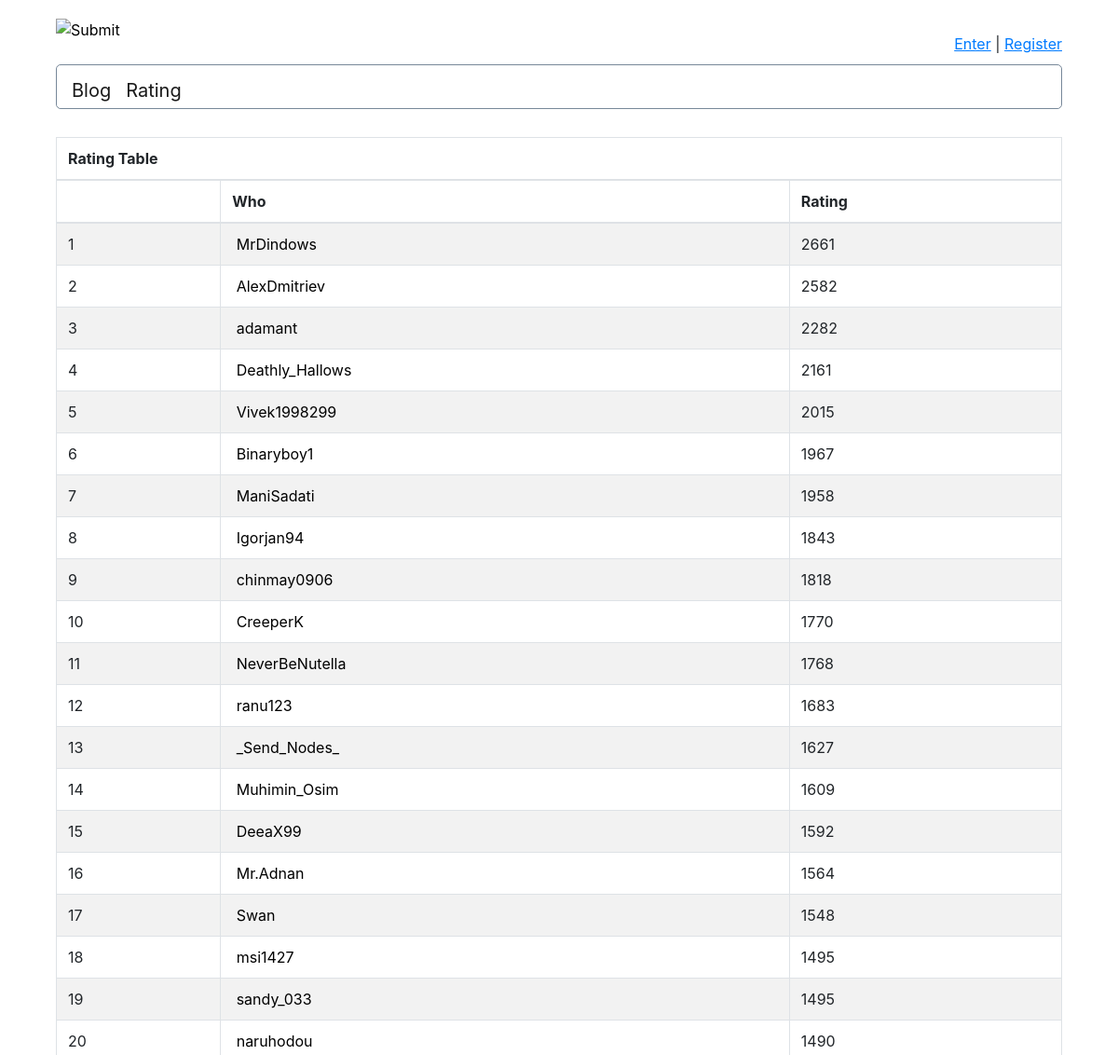
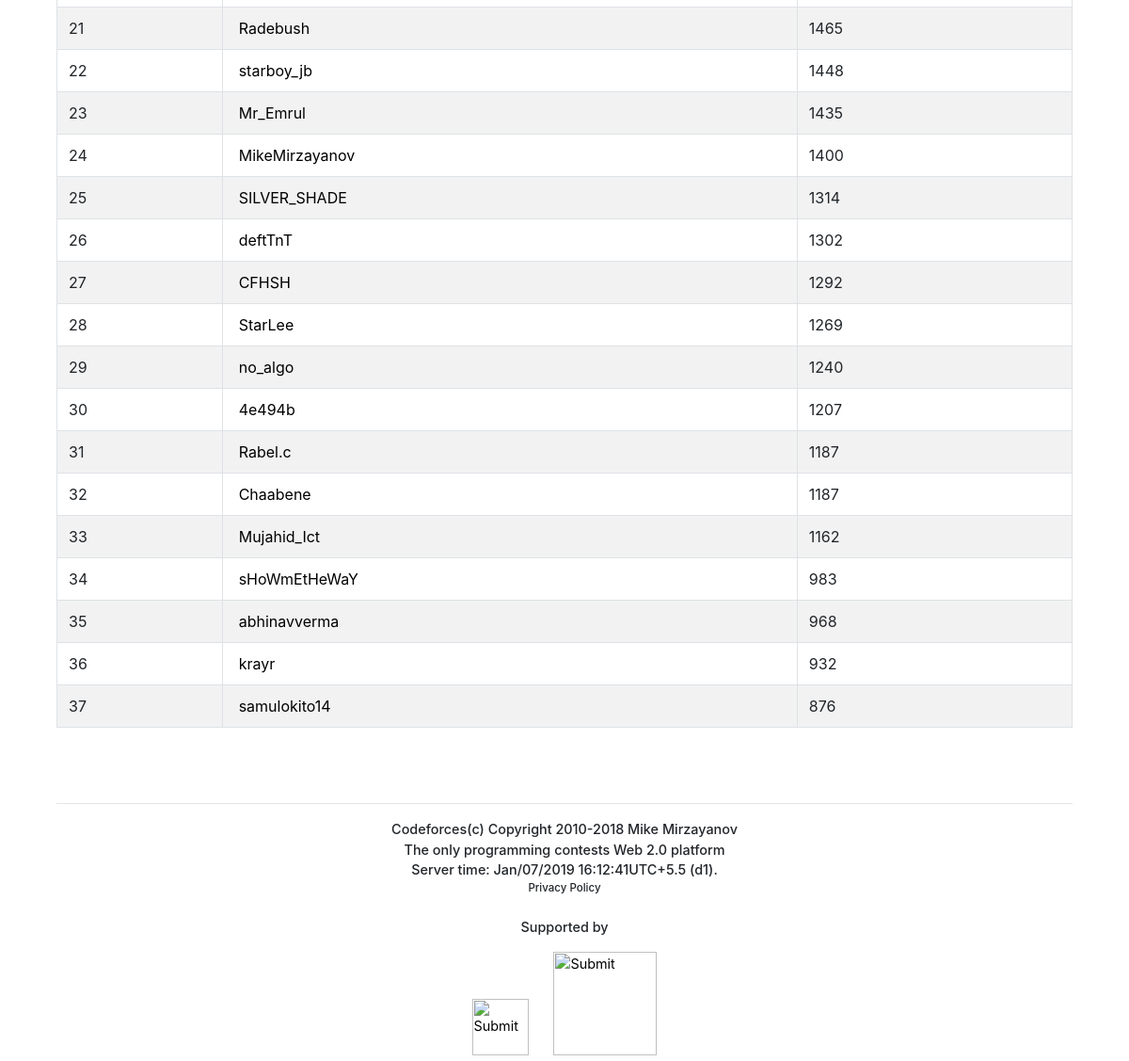
/rating/, run on the app's committed database (2 pictures, top to bottom).
### blog/models.py (models this page shows, shortened)
class User(models.Model):
    username = models.CharField(max_length=50, unique=True)
    password = models.CharField(max_length=256)
    name = models.CharField(default="",max_length=50, null=True, blank=True)
    country = CountryField(default="", null=True, blank=True)
    contribution = models.IntegerField(default=0, null=True, blank=True)
    rating = models.IntegerField(default=0, null=True, blank=True)
    profilePhoto = models.ImageField(default="https://userpic.codeforces.com/no-avatar.jpg", blank=True, null=True,   #optional in both form and db
                                     upload_to="profilePhoto/%Y/%m/%D/")

### rating/views.py (the view)
# urls.py: path('', views.index, name='index'),
def index(request):
    user = None
    if 'memberId' in request.session:
        user = User.objects.get(id=request.session['memberId'])
    print(user)
    userListNotModified = User.objects.all().order_by('-rating')
    template = loader.get_template('rating/index.html')
    userList=[]
    count=0
    class UserWithIndex:
        count=0
    for x in userListNotModified:
        count+=1
        temp = UserWithIndex()
        temp.count = count
        temp.obj=x
        userList.append(temp)
    context = {
        'userList': userList,
        'user': user,
    }
    return HttpResponse(template.render(context, request))

### blog/templatetags/blogFilters.py (called while the page is built)
@register.filter
def userColorClass(user):
    if user is None:
        return ""
    if user.rating <= 0:
        return "UserBlack"
    elif user.rating < 1200:
        return "UserGray"
    elif user.rating < 1400:
        return "UserGreen"
    elif user.rating < 1600:
        return "UserCyan"
    elif user.rating < 1900:
        return "UserBlue"
    elif user.rating < 2100:
        return "UserPurple"
    elif user.rating < 2300:
        return "UserOrange"
    elif user.rating < 2400:
        return "UserOrangeRed"
    elif user.rating < 2600:
        return "UserLightRed"
    elif user.rating < 3000:
        return "UserRed"
    else:
        return "UserDarkRed"

### rating/templates/rating/index.html (shortened to what this page needs)
<head>
    <link rel="stylesheet" href="https://stackpath.bootstrapcdn.com/bootstrap/4.2.1/css/bootstrap.min.css">
    {% load static %}
    <link rel="stylesheet" type="text/css" href="{% static 'blog/style.css' %}">
</head>
{% load blogFilters %}
<div class="Page">
    <div class="row">
        <div class="col-auto Logo" align="center">
            <input type="image" src="https://st.codeforces.com/s/88434/images/ny-codeforces-logo-with-telegram.png"/>
        </div>
        <div class="col" align="center">
            {% if user %}
                <span class="Links"><a href="/userprofile/{{ user.username }}/"><div class="{{ user|userColorClass }}"><u>{{ user.username }}</u></div></a>&nbsp|&nbsp<a href="/entry/logout"><u>Logout</u></a></span>
            {% else %}
            <span class="Links"><a href="/entry/login"><u>Enter</u></a>&nbsp|&nbsp<a href="/entry/register"><u>Register</u></a></span>
            {%  endif %}
        </div>
    </div>
    <nav class="navbar navbar-expand-lg navbar-light BorderNav">
      <a class="navbar-brand" href="/blog/">Blog</a>
        <a class="navbar-brand" href="/rating/">Rating</a>
    </nav>
    {%  if userList %}
        <table class="table table-striped table-bordered">
            <thead>
                <tr>
                    <th scope="col" colspan="3">Rating Table</th>
                </tr>
                <tr>
                    <th scope="col"> </th>
                    <th scope="col">Who</th>
                    <th scope="col">Rating</th>
                </tr>
            </thead>
            <tbody>
                {%  for user in userList %}
                    <tr>
                        <td>{{ user.count }}</td>
                        <td> <a href="/userprofile/{{ user.obj.username }}" class="RatingLinks"><span class="{{ user.obj|userColorClass }}">{{ user.obj.username }}</span></a></td>
                        <td>{{ user.obj.rating }}</td>
                    </tr>
                {% endfor %}
            </tbody>
        </table>
    {% else %}
        <p>No user Present</p>
    {% endif %}
    <br><br>
    <hr>
    <footer class="Footer">
        Codeforces(c) Copyright 2010-2018 Mike Mirzayanov<br>
        The only programming contests Web 2.0 platform<br>
        Server time: Jan/07/2019 16:12:41UTC+5.5 (d1).<br>
        <span style="font-size: 0.8em">Privacy Policy</span><br><br>
        <p>Supported by</p>
        <input type="image" src="https://st.codeforces.com/s/88434/images/telegram-100x100.png" width="60" />
        <input type="image" src="https://st.codeforces.com/s/88434/images/itmo_small_en-logo.png" width="110" />
    </footer>
</div>

### staticfiles/blog/style.css (style rules this page uses)
.Page { padding-top: 20px; padding-left: 5%; padding-right: 5%; max-width: 1350px; margin-left:auto; margin-right: auto; }
.Links { display: flex; justify-content: flex-end; padding-bottom: 10px; padding-top: 15px; }
.Logo { padding-bottom: 10px; }
.BorderNav { border: 0.5px solid lightslategray; border-radius: 5px; padding-bottom: 0em; padding-top: 0.5em; height: 3em; margin-bottom: 30px; }
.Footer { text-align: center; font-weight: 500; font-size: 0.9em; }
.RatingLinks { color: black; }

### data on the page
User: obj.username "MrDindows", obj.rating "2661"
User: obj.username "AlexDmitriev", obj.rating "2582"
User: obj.username "adamant", obj.rating "2282"
User: obj.username "Deathly_Hallows", obj.rating "2161"
User: obj.username "Vivek1998299", obj.rating "2015"
User: obj.username "Binaryboy1", obj.rating "1967"
User: obj.username "ManiSadati", obj.rating "1958"
User: obj.username "Igorjan94", obj.rating "1843"
User: obj.username "chinmay0906", obj.rating "1818"
User: obj.username "CreeperK", obj.rating "1770"
User: obj.username "NeverBeNutella", obj.rating "1768"
User: obj.username "ranu123", obj.rating "1683"
User: obj.username "_Send_Nodes_", obj.rating "1627"
User: obj.username "Muhimin_Osim", obj.rating "1609"
User: obj.username "DeeaX99", obj.rating "1592"
User: obj.username "Mr.Adnan", obj.rating "1564"
User: obj.username "Swan", obj.rating "1548"
User: obj.username "msi1427", obj.rating "1495"
User: obj.username "sandy_033", obj.rating "1495"
User: obj.username "naruhodou", obj.rating "1490"
User: obj.username "Radebush", obj.rating "1465"
User: obj.username "starboy_jb", obj.rating "1448"
User: obj.username "Mr_Emrul", obj.rating "1435"
User: obj.username "MikeMirzayanov", obj.rating "1400"
User: obj.username "SILVER_SHADE", obj.rating "1314"
User: obj.username "deftTnT", obj.rating "1302"
User: obj.username "CFHSH", obj.rating "1292"
User: obj.username "StarLee", obj.rating "1269"
User: obj.username "no_algo", obj.rating "1240"
User: obj.username "4e494b", obj.rating "1207"
User: obj.username "Rabel.c", obj.rating "1187"
User: obj.username "Chaabene", obj.rating "1187"
User: obj.username "Mujahid_Ict", obj.rating "1162"
User: obj.username "sHoWmEtHeWaY", obj.rating "983"
User: obj.username "abhinavverma", obj.rating "968"
User: obj.username "krayr", obj.rating "932"
User: obj.username "samulokito14", obj.rating "876"

### other printed values
{{ user.count }} "1" "2" "3" "4" "5" "6" "7" "8" "9" "10" "11" "12" "13" "14" "15" "16" "17" "18" "19" "20" "21" "22" "23" "24" "25" "26" "27" "28" "29" "30" "31" "32" "33" "34" "35" "36" "37"
